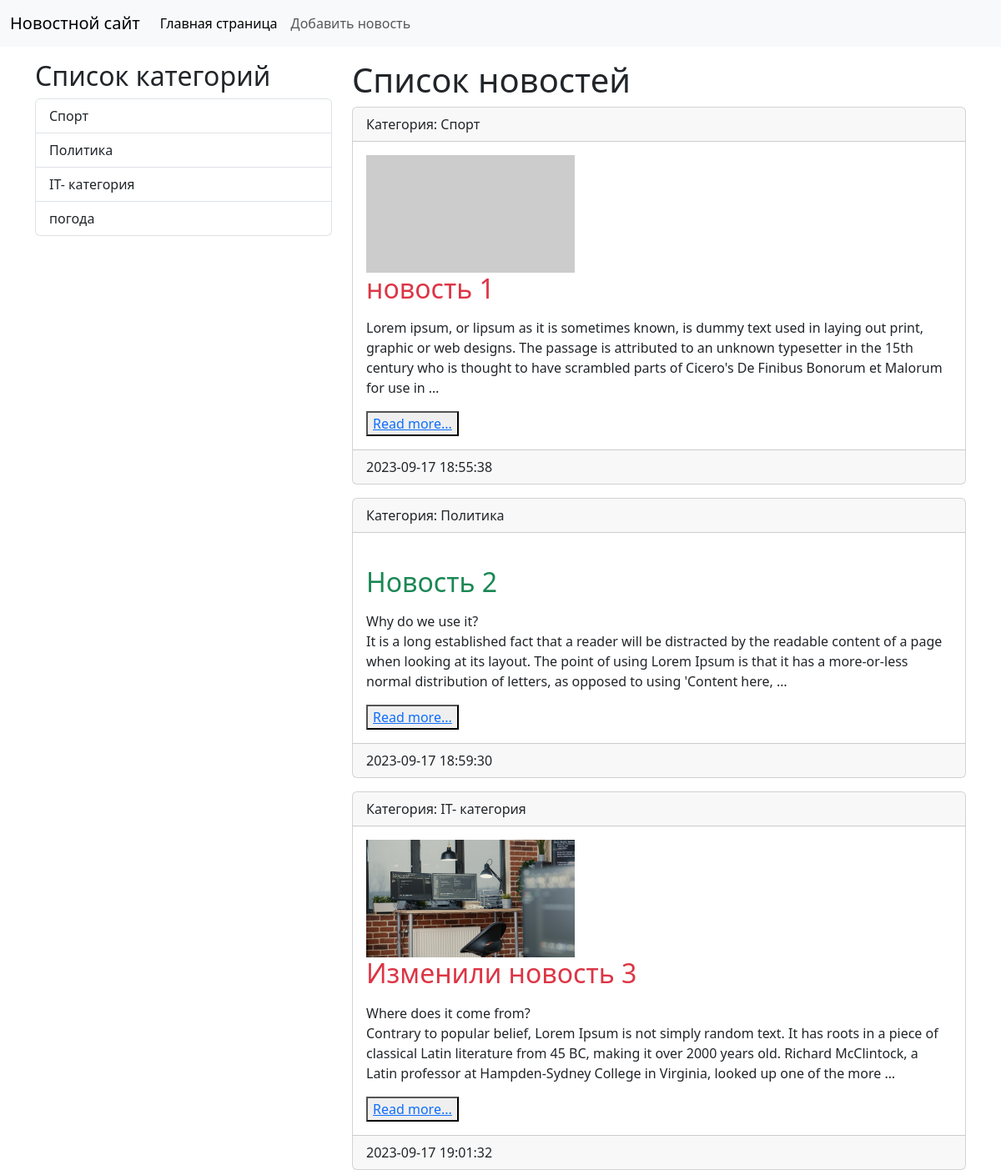
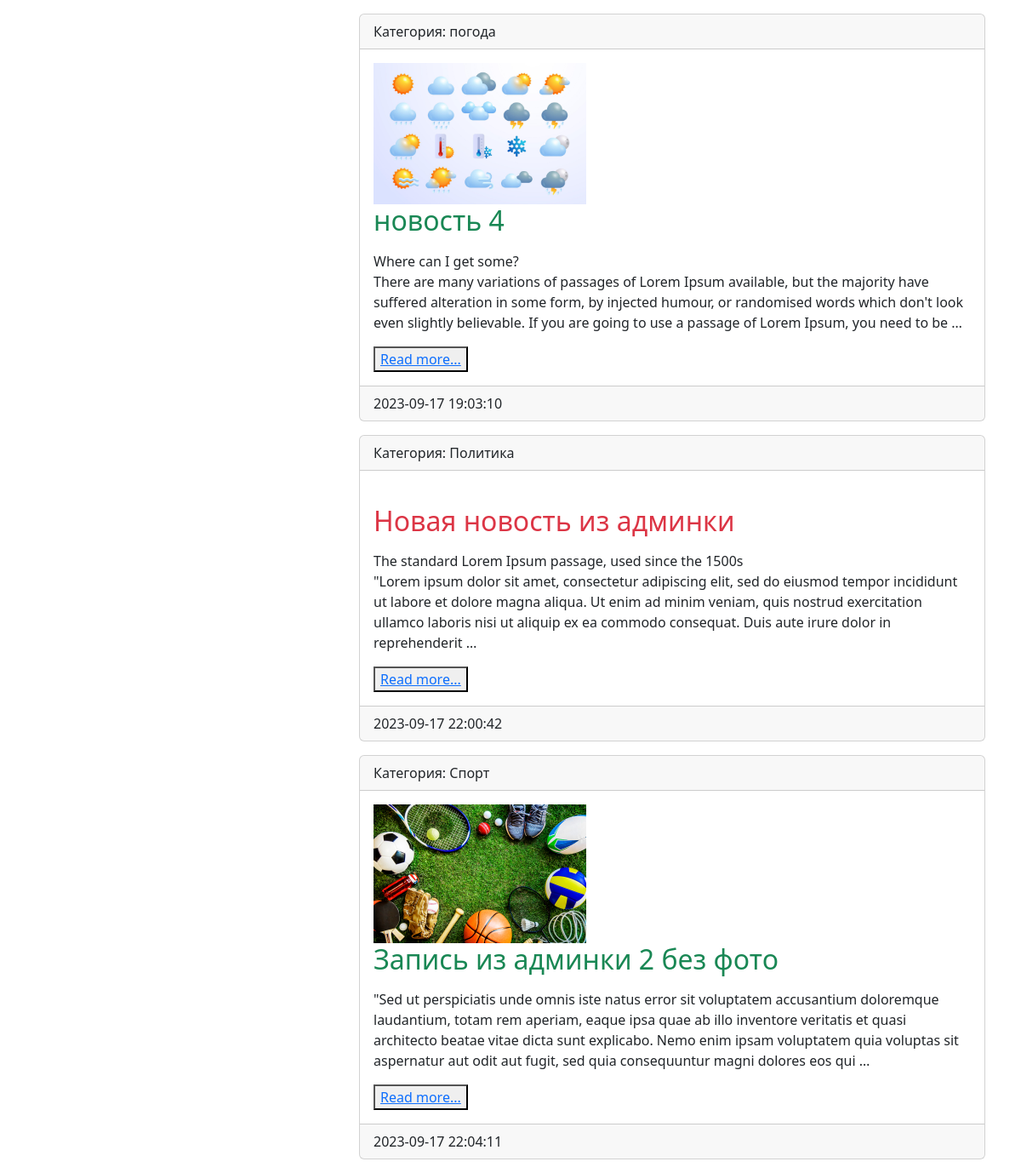
The page / on the database its author committed (2 pictures, top to bottom).
### news_2/models.py (models this page shows, shortened)
class Category(models.Model):
    title = models.CharField(max_length=255, db_index=True, verbose_name='Имя категории')
    class Meta:
        verbose_name = 'Категорию'
        verbose_name_plural = 'Категории'
        ordering = ['id']
    def __str__(self):
        return self.title
    def get_absolute_url(self):
        return reverse('category', kwargs={'category_id': self.pk})

class News(models.Model):
    title = models.CharField(max_length=255, verbose_name='Заголовок')
    content = models.TextField(blank=True,verbose_name='Контент')
    created_at = models.DateTimeField(auto_now_add=True, verbose_name='Дата создания')
    updated_at = models.DateTimeField(auto_now=True, verbose_name='Дата обновления')
    photo = models.ImageField(upload_to='photos/%Y/%m/%d/', blank=True, verbose_name='фото')
    is_published = models.BooleanField(default=True, verbose_name='Опубликовано')
    category = models.ForeignKey('Category', on_delete=models.PROTECT, null=True, verbose_name='Категории')
    slug = models.SlugField(null=True, max_length=150, unique=True, db_index=True, verbose_name='URL')
    class Meta:
        verbose_name = 'Новость'
        verbose_name_plural = 'Новости'
        ordering = ['id']  # для сортировки наших новостей
    def get_absolute_url(self):
        return reverse('view_new', kwargs={'new_slug': self.slug})

### news_2/views.py (the view)
# urls.py: path('', views.index, name='index'),
def index(request):
    news = News.objects.all()
    context = {
        'news': news,
        'title': 'Список новостей'
    }
    return render(request, 'news_2/index.html', context)

### news_2/templatetags/news_2_tags.py (called while the page is built)
@register.inclusion_tag('news_2/list_categories.html')
def show_categories():
    categories = Category.objects.all()
    return {'categories': categories}

### news_2/templates/news_2/index.html (shortened to what this page needs)
{% extends 'base.html' %}
{% block sidebar%}
    {% include 'inc/_sidebar.html' %}
{% endblock %}
{% block content %}
    <h1>{{ title }}</h1>
    {% for item in news %}
    <div class="card mb-3">
        <div class="card-header">
            Категория: {{ item.category }}
        </div>
        <div class="card-body">
            <div class="media-body">
                {% if item.photo %}
                <img src="{{ item.photo.url }}" alt="" width="250" class="mr-3">
                {% else %}
                <img src="https://loremflickr.com/640/360" alt="" width="250" class="mr-3">
                {% endif %}
            </div>
            <h2 class="card-title {% cycle 'text-danger' 'text-success'%}">{{ item.title }}</h2>
            {% autoescape off %}
            <p class="card-text">{{ item.content|linebreaks|truncatewords:50 }}</p>
            {% endautoescape %}
            <button class="button" type="button" ontouchstart>
                <div class="button-top"><a href="{{ item.get_absolute_url }}">Read more...</a></div>
            </button>
        </div>
        <div class="card-footer text-muter">
            {{ item.created_at|date:"Y-m-d H:i:s" }}
        </div>
    </div>
    {%endfor %}
{% endblock %}

### news_2/templates/news_2/list_categories.html
<h2>Список категорий</h2>
<div class="list-group">
    {% for item in categories %}
    <a href="{{ item.get_absolute_url }}" class="list-group-item list-group-item-action">{{ item.title }}</a>
    {% endfor %}
</div>

### rows shown on the page
Category: title "Спорт"
Category: title "Политика"
Category: title "IT- категория"
Category: title "погода"
News: category "Спорт", title "новость 1", content "Lorem ipsum, or lipsum as it is sometimes known, is dummy text used in laying out print, graphic or web designs. The passage is attributed to an unknown typesetter in the 15th century who is thought to have scrambled parts of Cicero's De Finibus Bonorum et Malorum for use in …", created_at "2023-09-17 18:55:38"
News: category "Политика", title "Новость 2", content "Why do we use it? It is a long established fact that a reader will be distracted by the readable content of a page when looking at its layout. The point of using Lorem Ipsum is that it has a more-or-less normal distribution of letters, as opposed to using 'Content here, …", created_at "2023-09-17 18:59:30"
News: category "IT- категория", photo (picture), title "Изменили новость 3", content "Where does it come from? Contrary to popular belief, Lorem Ipsum is not simply random text. It has roots in a piece of classical Latin literature from 45 BC, making it over 2000 years old. Richard McClintock, a Latin professor at Hampden-Sydney College in Virginia, looked up one of the more …", created_at "2023-09-17 19:01:32"
News: category "погода", photo (picture), title "новость 4", content "Where can I get some? There are many variations of passages of Lorem Ipsum available, but the majority have suffered alteration in some form, by injected humour, or randomised words which don't look even slightly believable. If you are going to use a passage of Lorem Ipsum, you need to be …", created_at "2023-09-17 19:03:10"
News: category "Политика", title "Новая новость из админки", content "The standard Lorem Ipsum passage, used since the 1500s \"Lorem ipsum dolor sit amet, consectetur adipiscing elit, sed do eiusmod tempor incididunt ut labore et dolore magna aliqua. Ut enim ad minim veniam, quis nostrud exercitation ullamco laboris nisi ut aliquip ex ea commodo consequat. Duis aute irure dolor in reprehenderit …", created_at "2023-09-17 22:00:42"
News: category "Спорт", photo (picture), title "Запись из админки 2 без фото", content "\"Sed ut perspiciatis unde omnis iste natus error sit voluptatem accusantium doloremque laudantium, totam rem aperiam, eaque ipsa quae ab illo inventore veritatis et quasi architecto beatae vitae dicta sunt explicabo. Nemo enim ipsam voluptatem quia voluptas sit aspernatur aut odit aut fugit, sed quia consequuntur magni dolores eos qui …", created_at "2023-09-17 22:04:11"

### other values the page prints
{{ title }} "Список новостей"
